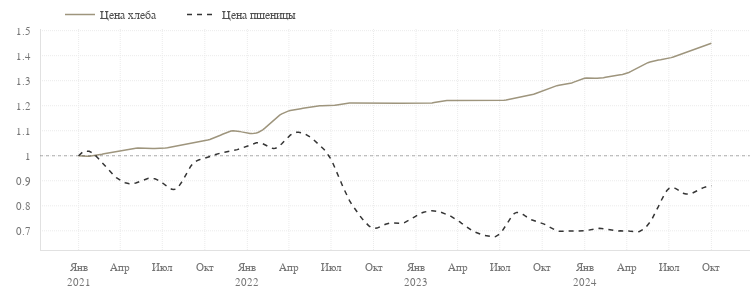

Source (notebook cell):
### Code cell
fig = go.Figure(layout=dict(width=750, height=300))

fig.add_trace(
    go.Scatter(
        x=smoothed(normalized_by_first(bread).round(2), datetime_index=True).index,
        y=smoothed(normalized_by_first(bread).round(2),  datetime_index=True).values.ravel(),
        mode='lines', line_color=palette_pl[6], hoverinfo='skip', name='Цена хлеба'))
fig.add_trace(
    go.Scatter(
        x=normalized_by_first(bread).round(2).index,
        y=normalized_by_first(bread).round(2).values.ravel(),
        marker=dict(opacity=0, size=5),
        mode='markers', line_color=palette_pl[6], name='Цена хлеба', showlegend=False))
fig.add_trace(
    go.Scatter(
        x=smoothed(normalized_by_first(wheat).round(2), datetime_index=True).index,
        y=smoothed(normalized_by_first(wheat).round(2),  datetime_index=True).values.ravel(),
        mode='lines', line_color=palette_pl[-5], line_dash='5px', hoverinfo='skip',
        name='Цена пшеницы'))
fig.add_trace(
    go.Scatter(
        x=normalized_by_first(wheat).round(2).index,
        y=normalized_by_first(wheat).round(2).values.ravel(),
        marker=dict(opacity=0, size=5),
        mode='markers', line_color=palette_pl[-5], showlegend=False,
        name='Цена пшеницы'))

fig.update_xaxes(dtick='M3', tickformat="%b<br>%Y", labelalias=xtickaliases)
fig.update_yaxes(dtick=0.1)
fig.update_layout(margin=dict(l=40))

pl_hline(1)

fig.show(config=config)
pl_savefig(figure=fig, name='price-bread', path=path_save_img, config=config, fmt='html')

### Figure 1 — Plotly figure (JSON) as saved in the notebook; plotly's stock layout.template omitted (floating-point values rounded to 4 significant figures; data arrays with more than 128 entries replaced by an {"elided": "..."} marker saying what was removed)
{"data": [{"hoverinfo": "skip", "line": {"color": "#9E957D"}, "mode": "lines", "name": "Цена хлеба", "type": "scatter", "x": {"elided": "300 str values"}, "y": {"elided": "300 float values"}}, {"line": {"color": "#9E957D"}, "marker": {"opacity": 0, "size": 5}, "mode": "markers", "name": "Цена хлеба", "showlegend": false, "type": "scatter", "x": ["2021-01-01T00:00:00", "2021-02-01T00:00:00", "2021-03-01T00:00:00", "2021-04-01T00:00:00", "2021-05-01T00:00:00", "2021-06-01T00:00:00", "2021-07-01T00:00:00", "2021-08-01T00:00:00", "2021-09-01T00:00:00", "2021-10-01T00:00:00", "2021-11-01T00:00:00", "2021-12-01T00:00:00", "2022-01-01T00:00:00", "2022-02-01T00:00:00", "2022-03-01T00:00:00", "2022-04-01T00:00:00", "2022-05-01T00:00:00", "2022-06-01T00:00:00", "2022-07-01T00:00:00", "2022-08-01T00:00:00", "2022-09-01T00:00:00", "2022-10-01T00:00:00", "2022-11-01T00:00:00", "2022-12-01T00:00:00", "2023-01-01T00:00:00", "2023-02-01T00:00:00", "2023-03-01T00:00:00", "2023-04-01T00:00:00", "2023-05-01T00:00:00", "2023-06-01T00:00:00", "2023-07-01T00:00:00", "2023-08-01T00:00:00", "2023-09-01T00:00:00", "2023-10-01T00:00:00", "2023-11-01T00:00:00", "2023-12-01T00:00:00", "2024-01-01T00:00:00", "2024-02-01T00:00:00", "2024-03-01T00:00:00", "2024-04-01T00:00:00", "2024-05-01T00:00:00", "2024-06-01T00:00:00", "2024-07-01T00:00:00", "2024-08-01T00:00:00", "2024-09-01T00:00:00", "2024-10-01T00:00:00"], "y": [1, 1, 1.01, 1.02, 1.03, 1.03, 1.03, 1.04, 1.05, 1.06, 1.08, 1.1, 1.09, 1.1, 1.15, 1.18, 1.19, 1.2, 1.2, 1.21, 1.21, 1.21, 1.21, 1.21, 1.21, 1.21, 1.22, 1.22, 1.22, 1.22, 1.22, 1.23, 1.24, 1.26, 1.28, 1.29, 1.31, 1.31, 1.32, 1.33, 1.36, 1.38, 1.39, 1.41, 1.43, 1.45]}, {"hoverinfo": "skip", "line": {"color": "#353535", "dash": "5px"}, "mode": "lines", "name": "Цена пшеницы", "type": "scatter", "x": {"elided": "300 str values"}, "y": {"elided": "300 float values"}}, {"line": {"color": "#353535"}, "marker": {"opacity": 0, "size": 5}, "mode": "markers", "name": "Цена пшеницы", "showlegend": false, "type": "scatter", "x": ["2021-01-01T00:00:00", "2021-02-01T00:00:00", "2021-03-01T00:00:00", "2021-04-01T00:00:00", "2021-05-01T00:00:00", "2021-06-01T00:00:00", "2021-07-01T00:00:00", "2021-08-01T00:00:00", "2021-09-01T00:00:00", "2021-10-01T00:00:00", "2021-11-01T00:00:00", "2021-12-01T00:00:00", "2022-01-01T00:00:00", "2022-02-01T00:00:00", "2022-03-01T00:00:00", "2022-04-01T00:00:00", "2022-05-01T00:00:00", "2022-06-01T00:00:00", "2022-07-01T00:00:00", "2022-08-01T00:00:00", "2022-09-01T00:00:00", "2022-10-01T00:00:00", "2022-11-01T00:00:00", "2022-12-01T00:00:00", "2023-01-01T00:00:00", "2023-02-01T00:00:00", "2023-03-01T00:00:00", "2023-04-01T00:00:00", "2023-05-01T00:00:00", "2023-06-01T00:00:00", "2023-07-01T00:00:00", "2023-08-01T00:00:00", "2023-09-01T00:00:00", "2023-10-01T00:00:00", "2023-11-01T00:00:00", "2023-12-01T00:00:00", "2024-01-01T00:00:00", "2024-02-01T00:00:00", "2024-03-01T00:00:00", "2024-04-01T00:00:00", "2024-05-01T00:00:00", "2024-06-01T00:00:00", "2024-07-01T00:00:00", "2024-08-01T00:00:00", "2024-09-01T00:00:00", "2024-10-01T00:00:00"], "y": [1, 1.01, 0.95, 0.9, 0.89, 0.91, 0.89, 0.87, 0.96, 0.99, 1.01, 1.02, 1.04, 1.05, 1.03, 1.08, 1.09, 1.05, 0.98, 0.85, 0.76, 0.71, 0.73, 0.73, 0.76, 0.78, 0.77, 0.74, 0.7, 0.68, 0.69, 0.77, 0.75, 0.73, 0.7, 0.7, 0.7, 0.71, 0.7, 0.7, 0.7, 0.77, 0.87, 0.85, 0.86, 0.88]}], "layout": {"height": 300, "margin": {"l": 40}, "shapes": [{"line": {"color": "black", "dash": "3px", "width": 1}, "opacity": 0.3, "type": "line", "x0": 0, "x1": 1, "xref": "x domain", "y0": 1, "y1": 1, "yref": "y"}], "width": 750, "xaxis": {"dtick": "M3", "labelalias": {"Apr<br>2021": "Апр", "Apr<br>2022": "Апр", "Apr<br>2023": "Апр", "Apr<br>2024": "Апр", "Aug<br>2021": "Авг", "Aug<br>2022": "Авг", "Aug<br>2023": "Авг", "Aug<br>2024": "Авг", "Dec<br>2021": "Дек", "Dec<br>2022": "Дек", "Dec<br>2023": "Дек", "Dec<br>2024": "Дек", "Feb<br>2021": "Фев", "Feb<br>2022": "Фев", "Feb<br>2023": "Фев", "Feb<br>2024": "Фев", "Jan<br>2021": "Янв<br>2021", "Jan<br>2022": "Янв<br>2022", "Jan<br>2023": "Янв<br>2023", "Jan<br>2024": "Янв<br>2024", "Jul<br>2021": "Июл", "Jul<br>2022": "Июл", "Jul<br>2023": "Июл", "Jul<br>2024": "Июл", "Jun<br>2021": "Июн", "Jun<br>2022": "Июн", "Jun<br>2023": "Июн", "Jun<br>2024": "Июн", "Mar<br>2021": "Мар", "Mar<br>2022": "Мар", "Mar<br>2023": "Мар", "Mar<br>2024": "Мар", "May<br>2021": "Май", "May<br>2022": "Май", "May<br>2023": "Май", "May<br>2024": "Май", "Nov<br>2021": "Ноя", "Nov<br>2022": "Ноя", "Nov<br>2023": "Ноя", "Nov<br>2024": "Ноя", "Oct<br>2021": "Окт", "Oct<br>2022": "Окт", "Oct<br>2023": "Окт", "Oct<br>2024": "Окт", "Sep<br>2021": "Сен", "Sep<br>2022": "Сен", "Sep<br>2023": "Сен", "Sep<br>2024": "Сен"}, "tickformat": "%b<br>%Y"}, "yaxis": {"dtick": 0.1}}}
